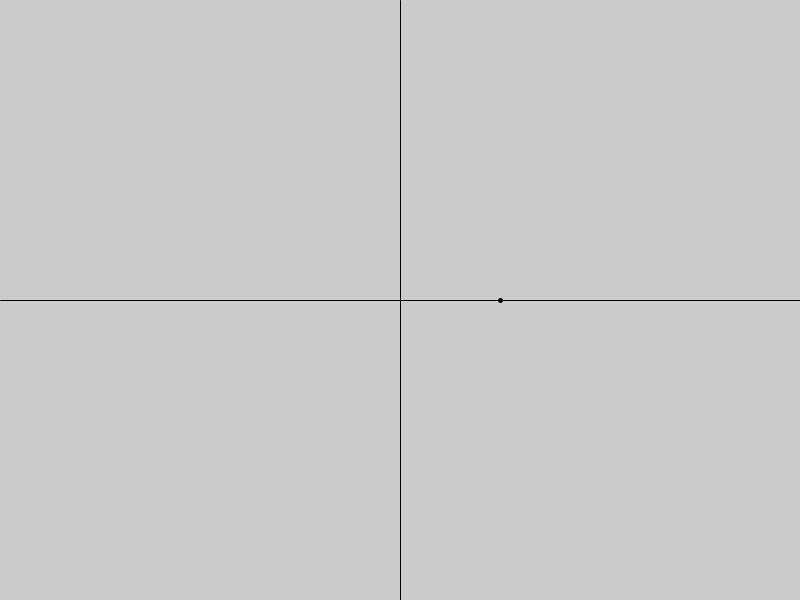
Frame 1 (no input)
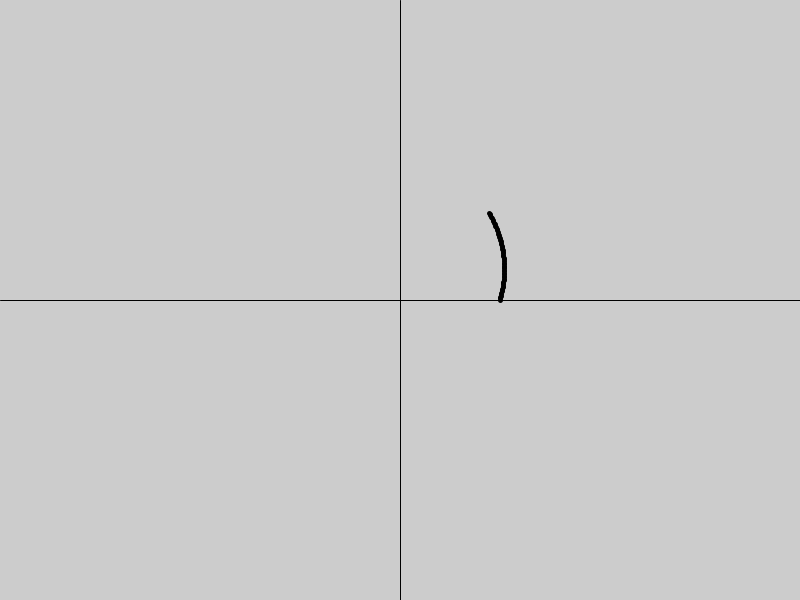
Frame 60 (the mouse pressed at the canvas centre just before this capture)
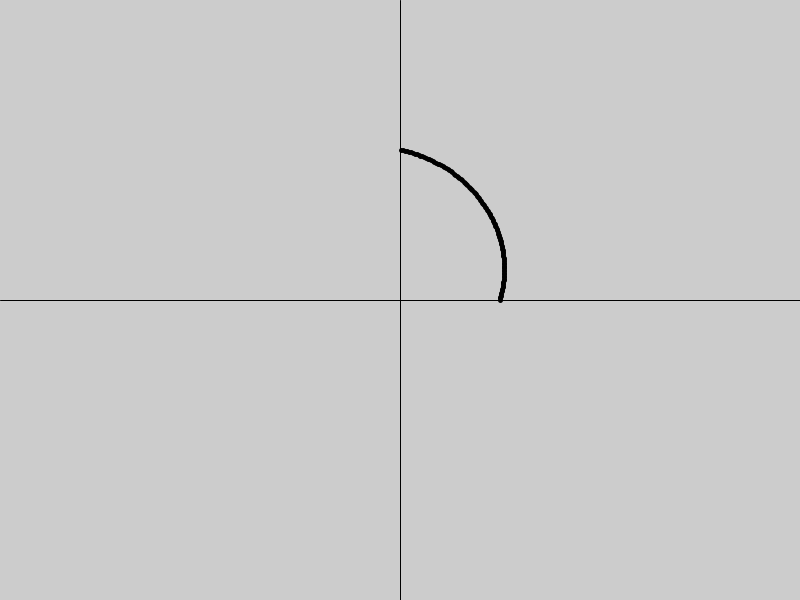
Frame 120 (the mouse held since frame 60 and released just before this capture)

The Processing sketch that drew these frames (run headless with seeded random() and noise(); from frame 60 on, the mouse is pressed at the canvas centre):

// Processing sketch: Q3
// ── Q3.pde
float a = 0;//variavel responsavel por armazenar a angulatura da rotacao por frame
float r = 100;//r eh reponsavel por conter a distancia entre o ponto a ser colocado e o centro 
//100->coord em x do ponto inicial 

float alpha ;

void setup() {
  size(800, 600);
  frameRate(60);//taxa de frames
  translate (400, 300);//setando o centro
  line(0, height/2, 0, -height/2);//linha em y do plano cartesiano com centro em (400,300)
  line(width/2, 0, -width/2, 0);//linha em x do plano cartesiano com centro em (400,300)
  alpha=PI/240;//continuidade da linha
}

void draw() {
  //background(135, 206, 235);

  strokeWeight(1);
  translate(400, 300); //reseta o centro 

  //rotate(r);
  strokeWeight(5);

  rotate(-a); //rotaciona 
  point(r, 0);
  if(r<=200){// a coordenada em x e o angulo e atualizado até o momento que chega em (200,0)
    a = a + alpha;//adiciona alpha no angulo de rotacao por frame
    r = r + 100*(alpha/PI);//adiciona (ALPHA/PI) ao comprimento a' r
  }
}
